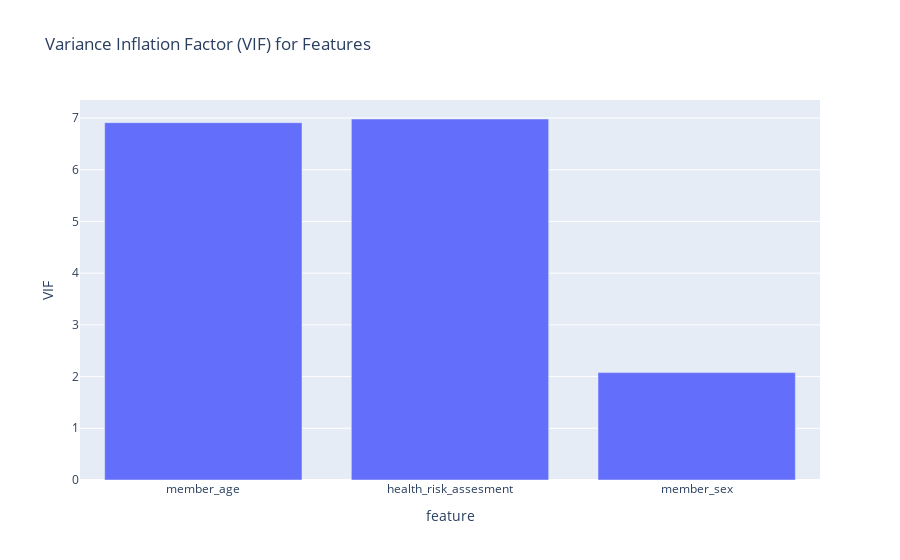

Write notebook code for a chart like this one.
### Markdown cell above
Looks like there is a moderate global correlation between age and health risk assesment and we know from our information that age and sex are incorporated into this measure. Since we plan to use bayesian methods we should probably assess for colinearity

### Code cell
vif_df = calculate_vif(data_outcome_compare, ["member_age", "health_risk_assesment", "member_sex"])
fig = px.bar(vif_df, x="feature", y="VIF", title="Variance Inflation Factor (VIF) for Features")
fig.show()
high_vif_features = vif_df.query("VIF > 5")
if not high_vif_features.empty:
    print(f"Warning: The following features have VIF > 5 and indicate multicollinearity: {list(high_vif_features['feature'])}")
    print("One of these will be dropped for downstream analysis to reduce collinearity.")

fig_path = os.path.join(output_dir, "vif.png")
pio.write_image(fig, fig_path)

### Figure 1 — Plotly figure (JSON) as saved in the notebook; plotly's stock layout.template omitted (floating-point values rounded to 4 significant figures)
{"data": [{"hovertemplate": "feature=%{x}<br>VIF=%{y}<extra></extra>", "legendgroup": "", "marker": {"color": "#636efa", "pattern": {"shape": ""}}, "name": "", "orientation": "v", "showlegend": false, "textposition": "auto", "type": "bar", "x": ["member_age", "health_risk_assesment", "member_sex"], "xaxis": "x", "y": [6.911, 6.981, 2.077], "yaxis": "y"}], "layout": {"barmode": "relative", "legend": {"tracegroupgap": 0}, "title": {"text": "Variance Inflation Factor (VIF) for Features"}, "xaxis": {"anchor": "y", "domain": [0, 1], "title": {"text": "feature"}}, "yaxis": {"anchor": "x", "domain": [0, 1], "title": {"text": "VIF"}}}}
